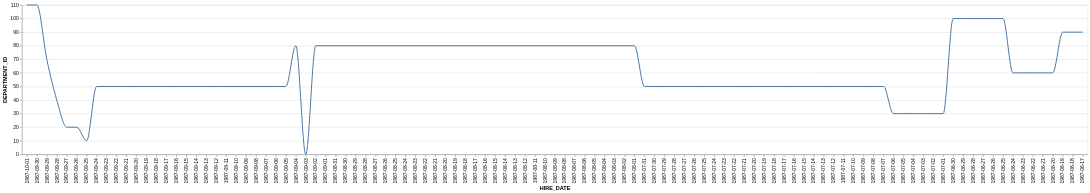

Here is the Vega-Lite specification saved for this chart:
### Vega-Lite specification from a JSON file in a GitHub repository (floating-point values rounded to 4 significant figures)
{"data": {"values": [{"x_data": "1987-10-01", "y_data": 110}, {"x_data": "1987-09-30", "y_data": 110}, {"x_data": "1987-09-29", "y_data": 70}, {"x_data": "1987-09-28", "y_data": 40}, {"x_data": "1987-09-27", "y_data": 20}, {"x_data": "1987-09-26", "y_data": 20}, {"x_data": "1987-09-25", "y_data": 10}, {"x_data": "1987-09-24", "y_data": 50}, {"x_data": "1987-09-23", "y_data": 50}, {"x_data": "1987-09-22", "y_data": 50}, {"x_data": "1987-09-21", "y_data": 50}, {"x_data": "1987-09-20", "y_data": 50}, {"x_data": "1987-09-19", "y_data": 50}, {"x_data": "1987-09-18", "y_data": 50}, {"x_data": "1987-09-17", "y_data": 50}, {"x_data": "1987-09-16", "y_data": 50}, {"x_data": "1987-09-15", "y_data": 50}, {"x_data": "1987-09-14", "y_data": 50}, {"x_data": "1987-09-13", "y_data": 50}, {"x_data": "1987-09-12", "y_data": 50}, {"x_data": "1987-09-11", "y_data": 50}, {"x_data": "1987-09-10", "y_data": 50}, {"x_data": "1987-09-09", "y_data": 50}, {"x_data": "1987-09-08", "y_data": 50}, {"x_data": "1987-09-07", "y_data": 50}, {"x_data": "1987-09-06", "y_data": 50}, {"x_data": "1987-09-05", "y_data": 50}, {"x_data": "1987-09-04", "y_data": 80}, {"x_data": "1987-09-03", "y_data": 0}, {"x_data": "1987-09-02", "y_data": 80}, {"x_data": "1987-09-01", "y_data": 80}, {"x_data": "1987-08-31", "y_data": 80}, {"x_data": "1987-08-30", "y_data": 80}, {"x_data": "1987-08-29", "y_data": 80}, {"x_data": "1987-08-28", "y_data": 80}, {"x_data": "1987-08-27", "y_data": 80}, {"x_data": "1987-08-26", "y_data": 80}, {"x_data": "1987-08-25", "y_data": 80}, {"x_data": "1987-08-24", "y_data": 80}, {"x_data": "1987-08-23", "y_data": 80}, {"x_data": "1987-08-22", "y_data": 80}, {"x_data": "1987-08-21", "y_data": 80}, {"x_data": "1987-08-20", "y_data": 80}, {"x_data": "1987-08-19", "y_data": 80}, {"x_data": "1987-08-18", "y_data": 80}, {"x_data": "1987-08-17", "y_data": 80}, {"x_data": "1987-08-16", "y_data": 80}, {"x_data": "1987-08-15", "y_data": 80}, {"x_data": "1987-08-14", "y_data": 80}, {"x_data": "1987-08-13", "y_data": 80}, {"x_data": "1987-08-12", "y_data": 80}, {"x_data": "1987-08-11", "y_data": 80}, {"x_data": "1987-08-10", "y_data": 80}, {"x_data": "1987-08-09", "y_data": 80}, {"x_data": "1987-08-08", "y_data": 80}, {"x_data": "1987-08-07", "y_data": 80}, {"x_data": "1987-08-06", "y_data": 80}, {"x_data": "1987-08-05", "y_data": 80}, {"x_data": "1987-08-04", "y_data": 80}, {"x_data": "1987-08-03", "y_data": 80}, {"x_data": "1987-08-02", "y_data": 80}, {"x_data": "1987-08-01", "y_data": 80}, {"x_data": "1987-07-31", "y_data": 50}, {"x_data": "1987-07-30", "y_data": 50}, {"x_data": "1987-07-29", "y_data": 50}, {"x_data": "1987-07-28", "y_data": 50}, {"x_data": "1987-07-27", "y_data": 50}, {"x_data": "1987-07-26", "y_data": 50}, {"x_data": "1987-07-25", "y_data": 50}, {"x_data": "1987-07-24", "y_data": 50}, {"x_data": "1987-07-23", "y_data": 50}, {"x_data": "1987-07-22", "y_data": 50}, {"x_data": "1987-07-21", "y_data": 50}, {"x_data": "1987-07-20", "y_data": 50}, {"x_data": "1987-07-19", "y_data": 50}, {"x_data": "1987-07-18", "y_data": 50}, {"x_data": "1987-07-17", "y_data": 50}, {"x_data": "1987-07-16", "y_data": 50}, {"x_data": "1987-07-15", "y_data": 50}, {"x_data": "1987-07-14", "y_data": 50}, {"x_data": "1987-07-13", "y_data": 50}, {"x_data": "1987-07-12", "y_data": 50}, {"x_data": "1987-07-11", "y_data": 50}, {"x_data": "1987-07-10", "y_data": 50}, {"x_data": "1987-07-09", "y_data": 50}, {"x_data": "1987-07-08", "y_data": 50}, {"x_data": "1987-07-07", "y_data": 50}, {"x_data": "1987-07-06", "y_data": 30}, {"x_data": "1987-07-05", "y_data": 30}, {"x_data": "1987-07-04", "y_data": 30}, {"x_data": "1987-07-03", "y_data": 30}, {"x_data": "1987-07-02", "y_data": 30}, {"x_data": "1987-07-01", "y_data": 30}, {"x_data": "1987-06-30", "y_data": 100}, {"x_data": "1987-06-29", "y_data": 100}, {"x_data": "1987-06-28", "y_data": 100}, {"x_data": "1987-06-27", "y_data": 100}, {"x_data": "1987-06-26", "y_data": 100}, {"x_data": "1987-06-25", "y_data": 100}, {"x_data": "1987-06-24", "y_data": 60}, {"x_data": "1987-06-23", "y_data": 60}, {"x_data": "1987-06-22", "y_data": 60}, {"x_data": "1987-06-21", "y_data": 60}, {"x_data": "1987-06-20", "y_data": 60}, {"x_data": "1987-06-19", "y_data": 90}, {"x_data": "1987-06-18", "y_data": 90}, {"x_data": "1987-06-17", "y_data": 90}]}, "mark": {"type": "line", "interpolate": "monotone"}, "encoding": {"x": {"field": "x_data", "type": "nominal", "title": "HIRE_DATE", "sort": "descending"}, "y": {"field": "y_data", "type": "quantitative", "title": "DEPARTMENT_ID"}}}
